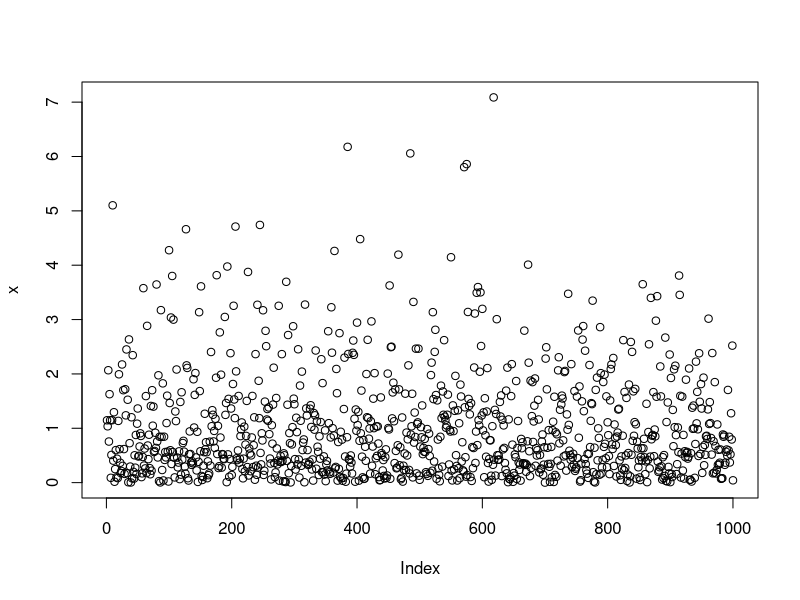

Source code (R): (Note: this script raises an error after producing the figure.)
## ---- chunk 1
knitr::opts_chunk$set(echo = TRUE)
## ---- chunk 2
#This is an example using include = T, message = T, warning=T, echo = T, fig.cap="Figure 1".
x = rexp(1000)
min(x)
max(x)
plot(x)
## ---- chunk 3
knitr::include_graphics("../figures/orange.jpeg")
## ---- chunk 4
#default R printout (ugly)
print(head(mtcars))

#kable from knitr (better looking)
knitr::kable(head(mtcars),digits =1,caption = "An motorcars table")
